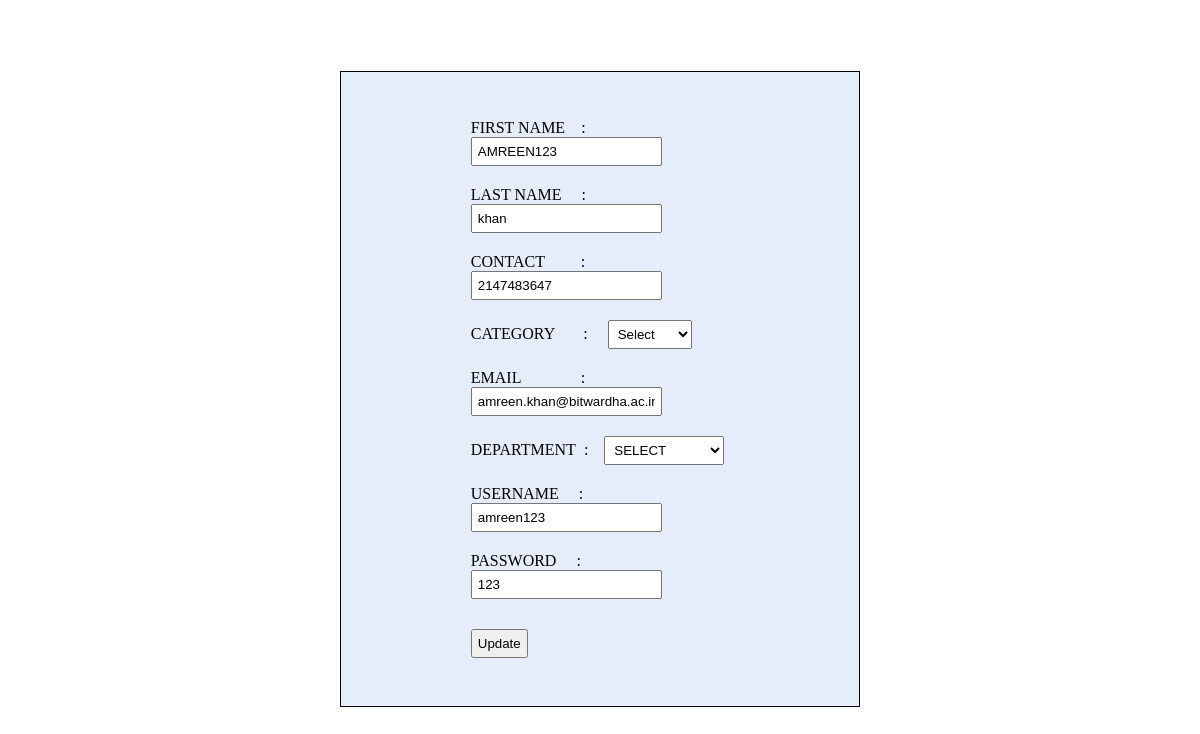
Page /edit.php?fname=AMREEN123 on the committed database.
### tables this page shows
CREATE TABLE `faculty` (
  `id` int(100) NOT NULL,
  `FNAME` text NOT NULL,
  `LNAME` text NOT NULL,
  `CONTACT` int(11) NOT NULL,
  `CATEGORY` text NOT NULL,
  `EMAIL` varchar(35) NOT NULL,
  `DEPARTMENT` text NOT NULL,
  `USERNAME` varchar(35) NOT NULL,
  `PASSWORD` varchar(35) NOT NULL
);

### edit.php (the view, shortened to what this page needs)
<?php
include('connect.php');
?>
<html lang="en">
<head>
  <link rel="stylesheet" href="css/edit.css?v=<?php echo time(); ?>">
</head>
<body>
    <?php
    if(isset($_GET['fname'])){
       $fname = mysqli_real_escape_string($conn, $_GET['fname']);
       $query = "SELECT * FROM faculty WHERE fname= '$fname' ";
       $query_run = mysqli_query($conn, $query);
       if(mysqli_num_rows($query_run)>0){
            $user = mysqli_fetch_array($query_run);
            ?>
      <form action="Action.php" method="POST">
          <div>
            <label>FIRST NAME&nbsp;&nbsp;&nbsp; : &nbsp;&nbsp;&nbsp;</label>
            <input type="text" name="FNAME" value = "<?= $user['FNAME']?>" required>
          </div>
          <div>
            <label>LAST NAME&nbsp;&nbsp;&nbsp;&nbsp; : &nbsp;&nbsp;&nbsp;</label>
            <input type="text" name="LNAME" value = "<?= $user['LNAME']?>" required>
          </div>
          <div>
            <label>CONTACT &nbsp;&nbsp;&nbsp;&nbsp;&nbsp;&nbsp;&nbsp; : &nbsp;&nbsp;&nbsp;</label>
            <input type="text" name="CONTACT" value = "<?= $user['CONTACT']?>"required>
          </div>
          <div>
            <label>CATEGORY&nbsp;&nbsp;&nbsp;&nbsp;&nbsp;&nbsp; :&nbsp;&nbsp;&nbsp;&nbsp;</label>
              <select name="CATEGORY">
                <option value="Not Selected">Select</option>
              </select>
          </div >
          <div class="email">
            <label >EMAIL &nbsp;&nbsp;&nbsp;&nbsp;&nbsp;&nbsp;&nbsp;&nbsp;&nbsp;&nbsp;&nbsp;&nbsp;&nbsp; :&nbsp;&nbsp;&nbsp;&nbsp;</label>
            <input type="text" name="EMAIL" value = "<?= $user['EMAIL']?>"required>
          </div>
          <div>
            <label>DEPARTMENT&nbsp; :&nbsp;&nbsp;&nbsp;</label>
              <select name="DEPARTMENT">
                <option value="Not Selected">SELECT</option>
              </select>
          </div>
          <div>
            <label >USERNAME&nbsp;&nbsp;&nbsp;&nbsp;&nbsp;:&nbsp;&nbsp;&nbsp;&nbsp;</label>
            <input type="text" name="USERNAME" value = "<?= $user['USERNAME']?>"required>
          </div>
          <div>
            <label>PASSWORD&nbsp;&nbsp;&nbsp;&nbsp;&nbsp;:&nbsp;&nbsp;&nbsp;&nbsp</label>
            <input type="text" name="PASSWORD" value = "<?= $user['PASSWORD']?>" required>
          </div>
           <button classtype="submit" name="Update">Update</button>
          </form>
          <?php
       }
       else{
        echo "No such record found";
       }
    }
    ?>
</body>
</html>

### css/edit.css (style rules this page uses)
form { border: 1px black solid; margin: 6% 28% 6% 28%; padding: 4% 7% 4% 11%; background-color: #E4EDF9; }
div { padding-bottom: 20px; }
.email { padding-bottom: 20px; }
button { margin-top: 10px; padding: 5px; }
input { padding: 5px; }
select { padding: 5px; }

### rows in the picture
faculty: FNAME "AMREEN123", LNAME "khan", CONTACT "2147483647", EMAIL "amreen.khan@bitwardha.ac.in", USERNAME "amreen123", PASSWORD "123"
